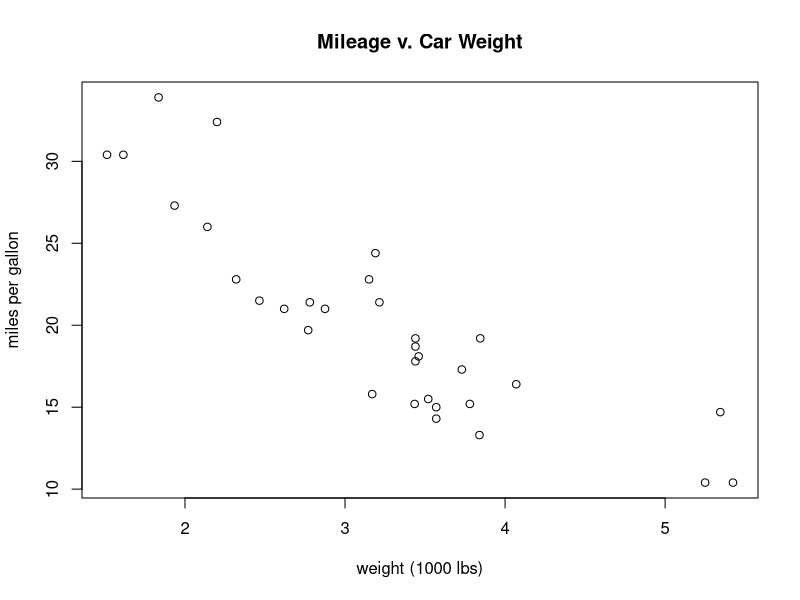

The R script that drew this image:
#1. Perform the following tasks:
#(a) Import mtcars dataset.
mtcars <- mtcars

#(b)Visualize your data using scatter plots
plot(mtcars$wt,mtcars$mpg,main = "Mileage v. Car Weight", xlab = "weight (1000 lbs)", ylab = "miles per gallon")

#(c)Compute the Correlation between mpg and wt variables.
cor(mtcars$wt, mtcars$mpg)

View(mtcars)